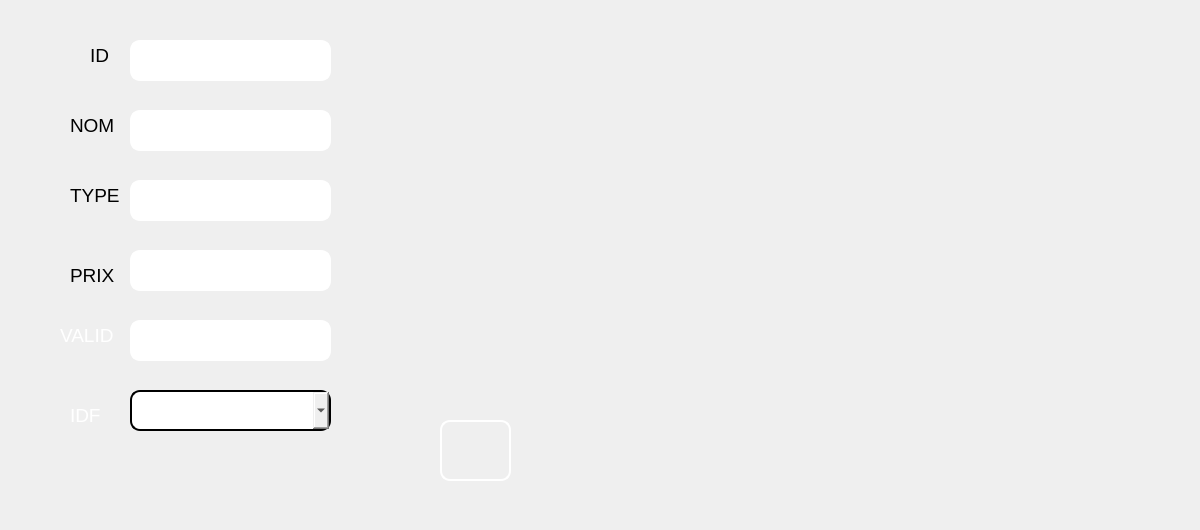
      <widget class="QWidget" name="tab_9">
       <attribute name="title">
        <string>Ajouter</string>
       </attribute>
       <widget class="QLineEdit" name="lineEdit_id">
        <property name="geometry">
         <rect>
          <x>130</x>
          <y>40</y>
          <width>201</width>
          <height>41</height>
         </rect>
        </property>
        <property name="styleSheet">
         <string notr="true">border-style: solid;
border-color: white;
border-width: 2px;
border-radius: 10px;
color: rgb(255, 255, 255);</string>
        </property>
       </widget>
       <widget class="QLineEdit" name="lineEdit_valid">
        <property name="geometry">
         <rect>
          <x>130</x>
          <y>320</y>
          <width>201</width>
          <height>41</height>
         </rect>
        </property>
        <property name="styleSheet">
         <string notr="true">border-style: solid;
border-color: white;
border-width: 2px;
border-radius: 10px;
color: rgb(255, 255, 255);</string>
        </property>
       </widget>
       <widget class="QPushButton" name="pb_ajouter_nour">
        <property name="geometry">
         <rect>
          <x>440</x>
          <y>420</y>
          <width>71</width>
          <height>61</height>
         </rect>
        </property>
        <property name="styleSheet">
         <string notr="true">border-style: solid;
border-color: white;
border-width: 2px;
border-radius: 10px;
color: rgb(255, 255, 255);
background-image: url(:/img/img/images.png);
</string>
        </property>
        <property name="text">
         <string/>
        </property>
       </widget>
       <widget class="QLineEdit" name="lineEdit_prix">
        <property name="geometry">
         <rect>
          <x>130</x>
          <y>250</y>
          <width>201</width>
          <height>41</height>
         </rect>
        </property>
        <property name="styleSheet">
         <string notr="true">border-style: solid;
border-color: white;
border-width: 2px;
border-radius: 10px;
color: rgb(255, 255, 255);</string>
        </property>
       </widget>
       <widget class="QLineEdit" name="lineEdit_type">
        <property name="enabled">
         <bool>true</bool>
        </property>
        <property name="geometry">
         <rect>
          <x>130</x>
          <y>180</y>
          <width>201</width>
          <height>41</height>
         </rect>
        </property>
        <property name="styleSheet">
         <string notr="true">border-style: solid;
border-color: white;
border-width: 2px;
border-radius: 10px;
color: rgb(255, 255, 255);</string>
        </property>
       </widget>
       <widget class="QLineEdit" name="lineEdit_nom">
        <property name="geometry">
         <rect>
          <x>130</x>
          <y>110</y>
          <width>201</width>
          <height>41</height>
         </rect>
        </property>
        <property name="styleSheet">
         <string notr="true">border-style: solid;
border-color: white;
border-width: 2px;
border-radius: 10px;
color: rgb(255, 255, 255);</string>
        </property>
       </widget>
       <widget class="QComboBox" name="comboBox_fournisseur">
        <property name="geometry">
         <rect>
          <x>130</x>
          <y>390</y>
          <width>201</width>
          <height>41</height>
         </rect>
        </property>
        <property name="styleSheet">
         <string notr="true">border-style:solid;
bordor-color:white;
border-width:2px;
border-radius:10px;
color:rjb(255,255,255);</string>
        </property>
       </widget>
       <widget class="QLabel" name="label_11">
        <property name="enabled">
         <bool>false</bool>
        </property>
        <property name="geometry">
         <rect>
          <x>90</x>
          <y>40</y>
          <width>31</width>
          <height>31</height>
         </rect>
        </property>
        <property name="maximumSize">
         <size>
          <width>94</width>
          <height>76</height>
         </size>
        </property>
        <property name="font">
         <font>
          <family>MS Shell Dlg 2</family>
          <pointsize>11</pointsize>
          <weight>50</weight>
          <italic>false</italic>
          <bold>false</bold>
         </font>
        </property>
        <property name="toolTip">
         <string>&lt;html&gt;&lt;head/&gt;&lt;body&gt;&lt;p&gt;ID&lt;/p&gt;&lt;/body&gt;&lt;/html&gt;</string>
        </property>
        <property name="styleSheet">
         <string notr="true">background-image: url(:/img/img/585e4adacb11b227491c3392.png);

color: rgb(0, 0, 0);
</string>
        </property>
        <property name="text">
         <string>&lt;html&gt;&lt;head/&gt;&lt;body&gt;&lt;p&gt;&lt;span style=&quot; font-size:14pt;&quot;&gt;ID&lt;/span&gt;&lt;/p&gt;&lt;/body&gt;&lt;/html&gt;</string>
        </property>
        <property name="wordWrap">
         <bool>false</bool>
        </property>
       </widget>
       <widget class="QLabel" name="label_23">
        <property name="enabled">
         <bool>false</bool>
        </property>
        <property name="geometry">
         <rect>
          <x>70</x>
          <y>110</y>
          <width>51</width>
          <height>31</height>
         </rect>
        </property>
        <property name="maximumSize">
         <size>
          <width>94</width>
          <height>76</height>
         </size>
        </property>
        <property name="font">
         <font>
          <family>MS Shell Dlg 2</family>
          <pointsize>11</pointsize>
          <weight>50</weight>
          <italic>false</italic>
          <bold>false</bold>
         </font>
        </property>
        <property name="toolTip">
         <string>&lt;html&gt;&lt;head/&gt;&lt;body&gt;&lt;p&gt;ID&lt;/p&gt;&lt;/body&gt;&lt;/html&gt;</string>
        </property>
        <property name="styleSheet">
         <string notr="true">background-image: url(:/img/img/585e4adacb11b227491c3392.png);

color: rgb(0, 0, 0);
</string>
        </property>
        <property name="text">
         <string>&lt;html&gt;&lt;head/&gt;&lt;body&gt;&lt;p&gt;&lt;span style=&quot; font-size:14pt;&quot;&gt;NOM&lt;/span&gt;&lt;/p&gt;&lt;/body&gt;&lt;/html&gt;</string>
        </property>
        <property name="wordWrap">
         <bool>false</bool>
        </property>
       </widget>
       <widget class="QLabel" name="label_45">
        <property name="enabled">
         <bool>false</bool>
        </property>
        <property name="geometry">
         <rect>
          <x>70</x>
          <y>180</y>
          <width>51</width>
          <height>31</height>
         </rect>
        </property>
        <property name="maximumSize">
         <size>
          <width>94</width>
          <height>76</height>
         </size>
        </property>
        <property name="font">
         <font>
          <family>MS Shell Dlg 2</family>
          <pointsize>11</pointsize>
          <weight>50</weight>
          <italic>false</italic>
          <bold>false</bold>
         </font>
        </property>
        <property name="toolTip">
         <string>&lt;html&gt;&lt;head/&gt;&lt;body&gt;&lt;p&gt;ID&lt;/p&gt;&lt;/body&gt;&lt;/html&gt;</string>
        </property>
        <property name="styleSheet">
         <string notr="true">background-image: url(:/img/img/585e4adacb11b227491c3392.png);

color: rgb(0, 0, 0);
</string>
        </property>
        <property name="text">
         <string>&lt;html&gt;&lt;head/&gt;&lt;body&gt;&lt;p&gt;&lt;span style=&quot; font-size:14pt;&quot;&gt;TYPE&lt;/span&gt;&lt;/p&gt;&lt;/body&gt;&lt;/html&gt;</string>
        </property>
        <property name="wordWrap">
         <bool>false</bool>
        </property>
       </widget>
       <widget class="QLabel" name="label_46">
        <property name="enabled">
         <bool>false</bool>
        </property>
        <property name="geometry">
         <rect>
          <x>70</x>
          <y>260</y>
          <width>51</width>
          <height>31</height>
         </rect>
        </property>
        <property name="maximumSize">
         <size>
          <width>94</width>
          <height>76</height>
         </size>
        </property>
        <property name="font">
         <font>
          <family>MS Shell Dlg 2</family>
          <pointsize>11</pointsize>
          <weight>50</weight>
          <italic>false</italic>
          <bold>false</bold>
         </font>
        </property>
        <property name="toolTip">
         <string>&lt;html&gt;&lt;head/&gt;&lt;body&gt;&lt;p&gt;ID&lt;/p&gt;&lt;/body&gt;&lt;/html&gt;</string>
        </property>
        <property name="styleSheet">
         <string notr="true">background-image: url(:/img/img/585e4adacb11b227491c3392.png);

color: rgb(0, 0, 0);
</string>
        </property>
        <property name="text">
         <string>&lt;html&gt;&lt;head/&gt;&lt;body&gt;&lt;p&gt;&lt;span style=&quot; font-size:14pt;&quot;&gt;PRIX&lt;/span&gt;&lt;/p&gt;&lt;/body&gt;&lt;/html&gt;</string>
        </property>
        <property name="wordWrap">
         <bool>false</bool>
        </property>
       </widget>
       <widget class="QLabel" name="label_47">
        <property name="enabled">
         <bool>false</bool>
        </property>
        <property name="geometry">
         <rect>
          <x>60</x>
          <y>320</y>
          <width>71</width>
          <height>31</height>
         </rect>
        </property>
        <property name="maximumSize">
         <size>
          <width>94</width>
          <height>76</height>
         </size>
        </property>
        <property name="font">
         <font>
          <family>MS Shell Dlg 2</family>
          <pointsize>11</pointsize>
          <weight>50</weight>
          <italic>false</italic>
          <bold>false</bold>
         </font>
        </property>
        <property name="toolTip">
         <string>&lt;html&gt;&lt;head/&gt;&lt;body&gt;&lt;p&gt;ID&lt;/p&gt;&lt;/body&gt;&lt;/html&gt;</string>
        </property>
        <property name="styleSheet">
         <string notr="true">background-image: url(:/img/img/585e4adacb11b227491c3392.png);

color: rgb(255,255,255);
</string>
        </property>
        <property name="text">
         <string>&lt;html&gt;&lt;head/&gt;&lt;body&gt;&lt;p&gt;&lt;span style=&quot; font-size:14pt;&quot;&gt;VALID&lt;/span&gt;&lt;/p&gt;&lt;/body&gt;&lt;/html&gt;</string>
        </property>
        <property name="wordWrap">
         <bool>false</bool>
        </property>
       </widget>
       <widget class="QLabel" name="label_20">
        <property name="enabled">
         <bool>false</bool>
        </property>
        <property name="geometry">
         <rect>
          <x>70</x>
          <y>400</y>
          <width>41</width>
          <height>31</height>
         </rect>
        </property>
        <property name="maximumSize">
         <size>
          <width>94</width>
          <height>76</height>
         </size>
        </property>
        <property name="font">
         <font>
          <family>MS Shell Dlg 2</family>
          <pointsize>11</pointsize>
          <weight>50</weight>
          <italic>false</italic>
          <bold>false</bold>
         </font>
        </property>
        <property name="toolTip">
         <string>&lt;html&gt;&lt;head/&gt;&lt;body&gt;&lt;p&gt;ID&lt;/p&gt;&lt;/body&gt;&lt;/html&gt;</string>
        </property>
        <property name="styleSheet">
         <string notr="true">background-image: url(:/img/img/585e4adacb11b227491c3392.png);

color: rgb(255,255,255);
</string>
        </property>
        <property name="text">
         <string>&lt;html&gt;&lt;head/&gt;&lt;body&gt;&lt;p&gt;&lt;span style=&quot; font-size:14pt;&quot;&gt;IDF&lt;/span&gt;&lt;/p&gt;&lt;/body&gt;&lt;/html&gt;</string>
        </property>
        <property name="wordWrap">
         <bool>false</bool>
        </property>
       </widget>
       <widget class="QLabel" name="label">
        <property name="geometry">
         <rect>
          <x>820</x>
          <y>450</y>
          <width>371</width>
          <height>71</height>
         </rect>
        </property>
        <property name="styleSheet">
         <string notr="true">background-image: url(:/img/img/logo_original.png);</string>
        </property>
        <property name="text">
         <string/>
        </property>
       </widget>
       <widget class="QLabel" name="label_3">
        <property name="geometry">
         <rect>
          <x>1010</x>
          <y>380</y>
          <width>181</width>
          <height>71</height>
         </rect>
        </property>
        <property name="styleSheet">
         <string notr="true">background-image: url(:/img/img/PRESIDENT.png);</string>
        </property>
        <property name="text">
         <string/>
        </property>
       </widget>
       <widget class="QLabel" name="label_2">
        <property name="geometry">
         <rect>
          <x>820</x>
          <y>375</y>
          <width>181</width>
          <height>71</height>
         </rect>
        </property>
        <property name="styleSheet">
         <string notr="true">background-image: url(:/img/img/danone-logo-EE7DBAC3E9-seeklogo.com.png);</string>
        </property>
        <property name="text">
         <string/>
        </property>
       </widget>
      </widget>
